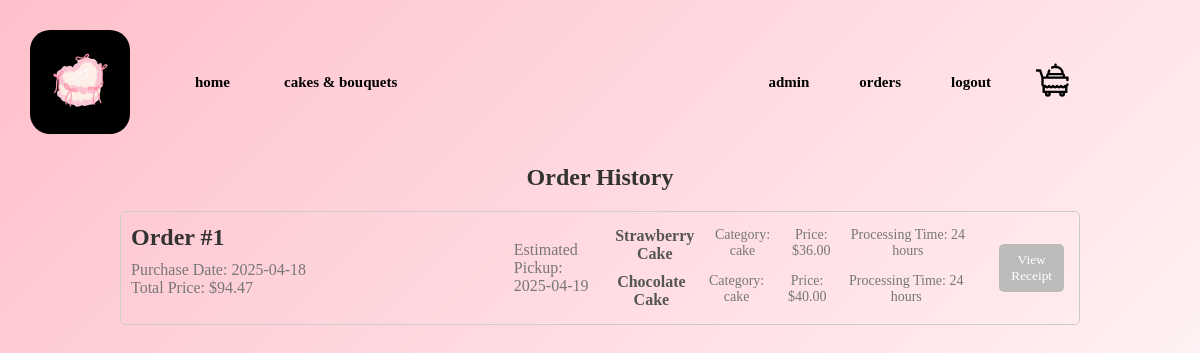
Screenshot of /orders/index.php (signed in) with the database file from the repository.
### tables this page shows
CREATE TABLE `orders` (
  `order_id` int NOT NULL,
  `userid` varchar(20) DEFAULT NULL,
  `purchase_date` date NOT NULL,
  `purchase_price` decimal(5,2) NOT NULL
);

CREATE TABLE `products` (
  `product_id` int NOT NULL,
  `name` varchar(50) NOT NULL,
  `category` varchar(10) NOT NULL,
  `availability` tinyint(1) NOT NULL DEFAULT '1',
  `description` text NOT NULL,
  `quick_description` text NOT NULL,
  `price` decimal(5,2) NOT NULL DEFAULT '0.00',
  `processing_time` int NOT NULL DEFAULT '24'
);

### orders/index.php (the view, shortened to what this page needs)
<?php
include '../connect.php';
$query = "SELECT * FROM orders WHERE userid = :userid";
$stmt = $dbh->prepare($query);
$stmt->bindParam(':userid', $_SESSION['userid']);
$stmt->execute();
$orders = $stmt->fetchAll(PDO::FETCH_ASSOC);
foreach ($orders as $key => $order) {
    $orderId = $order['order_id'];
    $query = "SELECT * FROM order_items WHERE order_id = :order_id";
    $stmt = $dbh->prepare($query);
    $stmt->bindParam(':order_id', $orderId, PDO::PARAM_INT);
    $stmt->execute();
    $orders[$key]['items'] = [];
    $latestProcessingTime = 0;
    foreach ($stmt->fetchAll() as $item) {
        $query = "SELECT * FROM products WHERE product_id = :product_id";
        $stmt = $dbh->prepare($query);
        $stmt->bindParam(':product_id', $item['product_id'], PDO::PARAM_INT);
        $stmt->execute();
        $product = $stmt->fetch();
        $orders[$key]['items'][] = $product;
        if ($product['processing_time'] > $latestProcessingTime) {
            $latestProcessingTime = $product['processing_time'];
        }
    }
    $orders[$key]['estimated_pickup'] = date('Y-m-d', strtotime($order['purchase_date'] . ' + ' . $latestProcessingTime . ' hours'));
}
?>
<!DOCTYPE html>
<html lang="en">
<head>
    <link rel="stylesheet" href="../css/style.css">
    <link rel="stylesheet" href="../css/orders.css">
</head>
<body>
    <header id="header-container">
        <div class="logo-container">
            <nav class="logo">
                <img src="../assets/images/cake.png" alt="" />
            </nav>
        </div>
        <nav class="header-nav">
            <div id="left-nav">
                <a href="../">home</a>
                <a href="../categories/cakes/">cakes & bouquets</a>
            </div>
            <div id="right-nav">
                <?php if (isset($_SESSION['access']) && $_SESSION['access'] === 'admin'): ?>
                    <a href="../admin">admin</a>
                <?php endif; ?>
                <?php if (isset($_SESSION['userid'])): ?>
                    <a href="../orders/">orders</a>
                    <a href="../logout">logout</a>
                <?php else: ?>
                    <a href="../login">login</a>
                <?php endif; ?>
                <a id="cart-icon-container" href="../cart">
                </a>
            </div>
        </nav>
    </header>
    <h2>Order History</h2>
    <div id="orders-container">
        <?php if (empty($orders)): ?>
            <p>No orders found.</p>
        <?php else: ?>
            <?php foreach ($orders as $order): ?>
                <div class="order-entry">
                    <div class="order-details">
                        <h3 class="order-title">Order #<?php echo htmlspecialchars($order['order_id']); ?></h3>
                        <p class="order-meta">Purchase Date: <?php echo htmlspecialchars($order['purchase_date']); ?></p>
                        <p class="order-meta">Total Price: $<?php echo number_format($order['purchase_price'], 2); ?></p>
                    </div>
                    <div class="order-estimated">
                        <p class="order-meta">Estimated Pickup: <?php echo htmlspecialchars($order['estimated_pickup']); ?></p>
                    </div>
                    <div class="order-items">
                        <?php foreach ($order['items'] as $item): ?>
                            <div class="order-item">
                                <h4 class="item-name"><?php echo htmlspecialchars($item['name']); ?></h4>
                                <p class="item-meta">Category: <?php echo htmlspecialchars($item['category']); ?></p>
                                <p class="item-meta">Price: $<?php echo number_format($item['price'], 2); ?></p>
                                <p class="item-meta">Processing Time: <?php echo htmlspecialchars($item['processing_time']); ?> hours</p>
                            </div>
                        <?php endforeach; ?>
                    </div>
                    <button class="receipt-button" onclick="window.location.href='../receipt/?orderid=<?php echo $order['order_id']; ?>'">View Receipt</button>
                </div>
            <?php endforeach; ?>
        <?php endif; ?>
    </div>
</body>
</html>

### css/style.css (style rules this page uses)
:root { --color-primary: #FFC4EB; --color-primary-dark: #FFB2E6; --color-secondary: #FFE4FA; --color-tertiary: #F1DEDC; --color-tertiary-transparent: #f1dedc25; --color-quaternary: white; --color-quaternary-transparent: #ffffff25; --color-quinary: #FFC0CB; }
* { margin: 0; padding: 0; box-sizing: border-box; font-family: Helvetica-light; }
body { background: linear-gradient(135deg, #FFC0CB 0%, #FFFFFF 100%); background-attachment: fixed; margin: 0; padding: 0; height: 100vh; background-color: var(--color-tertiary); }

### css/orders.css (style rules this page uses)
h2 { text-align: center; margin-bottom: 20px; font-size: 24px; color: #333; }
#orders-container { display: flex; flex-direction: column; align-items: center; margin: 20px 0; }
#orders-container h3 { margin-bottom: 10px; font-size: 24px; color: #333; }
.order-entry { display: flex; flex-direction: row; align-items: center; width: 80%; border: 1px solid #ccc; border-radius: 5px; }
.order-details { display: flex; flex-direction: column; width: 100%; padding: 10px; margin-bottom: 15px; }
.order-title { font-size: 18px; color: #555; }
.order-meta { font-size: 16px; color: #777; }
.order-items { display: flex; flex-direction: column; width: 100%; padding: 10px; }
.order-item { display: flex; flex-direction: row; justify-content: space-evenly; padding: 5px 0; margin: 0 2px; }
.order-item .item-name { font-size: 16px; color: #555; text-align: center; }
.order-item .item-meta { font-size: 14px; color: #777; text-align: center; }
.receipt-button { margin: 10px 15px; padding: 8px 12px; background-color: #bdbbba; color: white; border: none; cursor: pointer; border-radius: 5px; display: block; width: 10%; }

### css/header.css (style rules this page uses)
#header-container { display: flex; justify-content: flex-start; align-items: center; padding: 30px; }
.logo img { width: 80px; }
.header-nav { display: flex; justify-content: center; align-items: center; margin-left: 20px; margin-right: auto; }
.header-nav a { color: black; margin-right: 20px; padding: 15px; margin-left: 0%; text-decoration: none; font-size: 15px; font-weight: bold; font-family: Helvetica-light; border-radius: 20px; transition: background-color 0.3s ease, color 0.2s ease; }
#left-nav { margin-left: 30px; }
#right-nav { position: absolute; right: 100px; margin-right: 20px; display: flex; justify-content: center; align-items: center; }
#cart-icon-container { margin: 0; padding: 7px; text-align: center; }
#cart-icon { padding-right: 2px; }
.logo-container { display: inline-block; background-color: black; padding: 10px; border-radius: 20px; }

### rows the page displays
orders: order_id "1", purchase_date "2025-04-18", purchase_price "94.47", estimated_pickup "2025-04-19"
products: name "Strawberry Cake", category "cake", price "36.00", processing_time "24"
products: name "Chocolate Cake", category "cake", price "40.00", processing_time "24"
